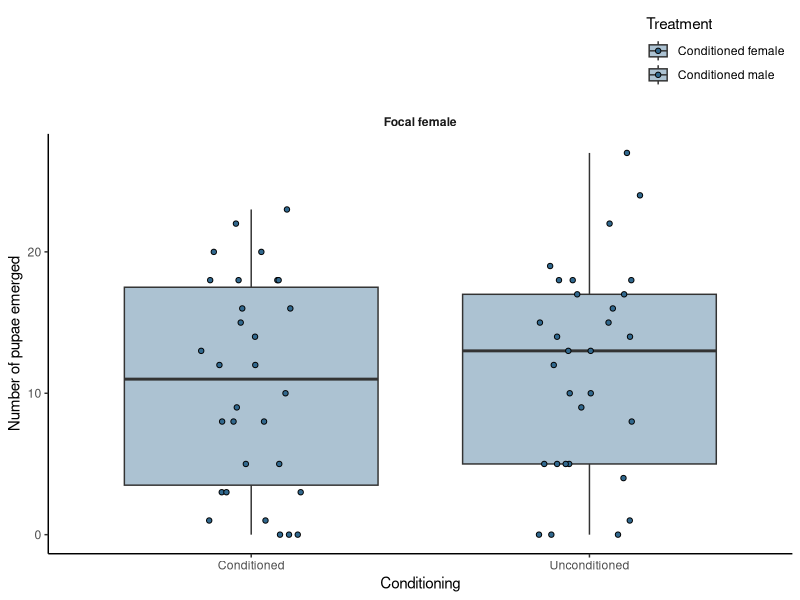

Reproduce this figure in R.
## Packages
library(tidyverse)
library(ggplot2)
library(readxl)
library(viridisLite)


## Choosing colours from viridis to use: 
viridis_colors <- viridis(10)


## Reading pupae data in
reproductive_adultstraits <- read_excel("data/fitness_development/treatment_reproductive.xlsx")
reproductive_adultstraits <- as.data.frame(reproductive_adultstraits)

## adding a sex section 
reproductive_adultstraits$Conditioning <- ifelse(grepl("Conditioned", reproductive_adultstraits$treatment), "Conditioned", "Unconditioned")
reproductive_adultstraits$Sex <- ifelse(grepl("female", reproductive_adultstraits$treatment), "Focal female", "Focal male")


# Plot
# Updated plot
reproductive_boxplot_adultstraits <- ggplot(reproductive_adultstraits, 
                                            aes(x = Conditioning, y = offspring, fill = treatment)) +
  geom_boxplot(outlier.shape = NA, alpha = .4, position = position_dodge(width = 0.9)) +
  geom_point(aes(fill = treatment),
             size = 1.5, shape = 21,
             position = position_jitterdodge(jitter.width = 0.3, dodge.width = 0.9)) +
  scale_fill_manual(values = viridis_colors[c(4, 4, 8, 8)], 
                    labels = c("Conditioned female", "Conditioned male", 
                               "Unconditioned female", "Unconditioned male")) +
  theme_classic() +
  theme(legend.position = "top",
        legend.justification = "right",
        legend.direction = "vertical",
        strip.placement = "outside", 
        strip.background = element_blank(),  
        strip.text = element_text(face = "bold")) +
  labs(x = "Conditioning", 
       y = "Number of pupae emerged",
       fill = "Treatment") +
  facet_wrap(~Sex)

